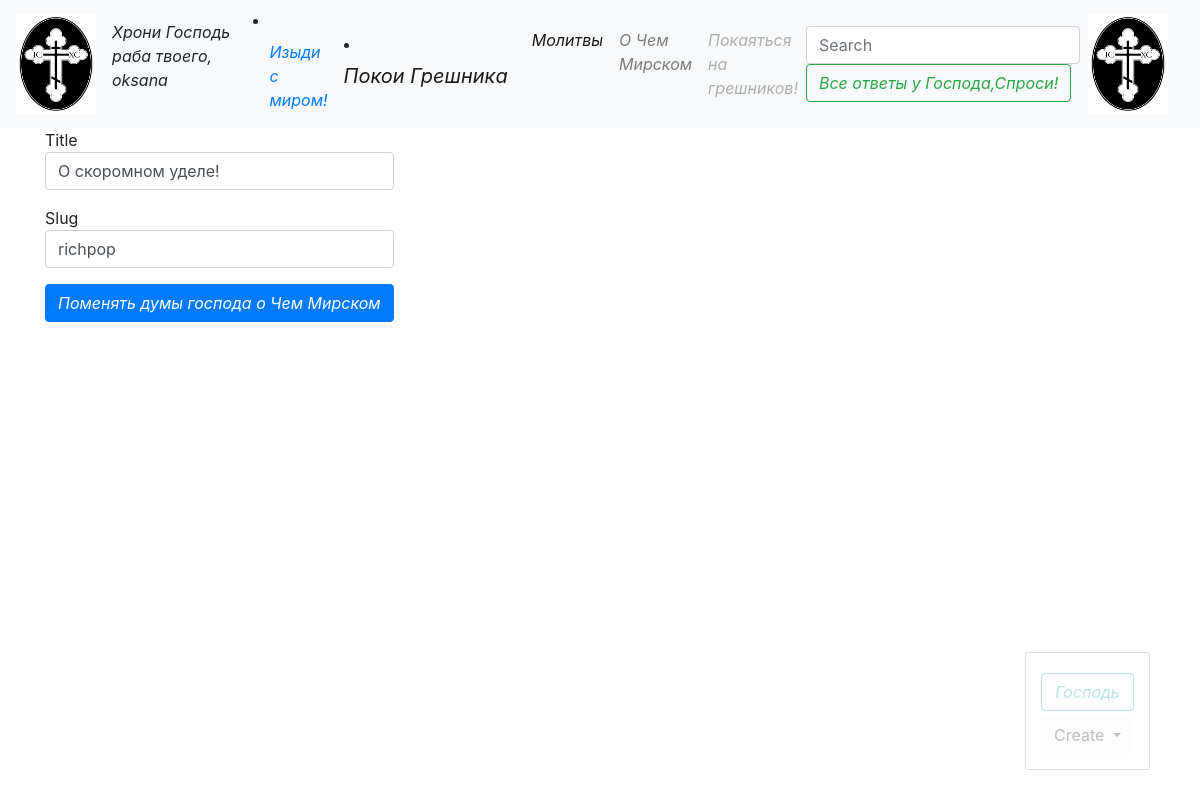
/blog/tag/richpop/update/ (signed in), run on the app's committed database.
### profil/models.py (models this page shows)
class AdvUser(AbstractUser):
    is_activated = models.BooleanField(default=True, db_index=True,
                                       verbose_name='Прошёл активацию?')
    send_messages = models.BooleanField(default=True, verbose_name='Послать оповещения о новых комментариях?')
    class Meta(AbstractUser.Meta):
        pass

### blog/models.py (models this page shows, shortened)
class Tag(models.Model):
    title = models.CharField(max_length=50)
    slug = models.SlugField(max_length=50, unique=True)
    def get_update_url(self):
        return reverse('tag_update_url',kwargs={'slug':self.slug})
    class Meta:
        ordering = ['title']

### blog/views.py (the view)
# urls.py: path('tag/<str:slug>/update/', TagUpdate.as_view(), name='tag_update_url'),
class TagUpdate(LoginRequiredMixin,ObjectUpdateMixin,View):
    model=Tag
    model_form=TagForm
    template= 'blog/tag_update_form.html'
    raise_exception = True

### blog/forms.py (shortened to what this page needs)
class TagForm(forms.ModelForm):
    class Meta:
        model = Tag
        fields = ['title','slug']
        widgets = {
            'title': forms.TextInput(attrs={'class': 'form-control'}),
            'slug': forms.TextInput(attrs={'class': 'form-control'}),
        }

### blog/utils.py (called while the page is built)
    def get(self,request,slug):
        obj=self.model.objects.get(slug__iexact=slug)
        bound_form= self.model_form(instance=obj)
        return render(request,self.template,context={'form':bound_form,self.model.__name__.lower():obj})

### blog/templates/blog/tag_update_form.html (shortened to what this page needs)
{% extends 'blog/base.html' %}
{% block content %}
    <form action="{{ tag.get_update_url }}" method="post">
        {% for field in form %}
            <div class="form-group">
                {{ field.label }}
                {{ field }}
            </div>
        {% endfor %}
        <button style="font-style:italic" type="submit" class="btn btn-primary">Поменять думы господа о Чем Мирском</button>
    </form>
{% endblock %}

### templates/base.html (shortened to what this page needs)
{% load bootstrap4 %}
{% load static %}
<!DOCTYPE html>
<html lang="en">
<head>
    <link rel="stylesheet" href="https://stackpath.bootstrapcdn.com/bootstrap/4.4.1/css/bootstrap.min.css">
    <link rel="stylesheet" href="{% static 'styles.css' %}">
</head>
<body>
<nav class="navbar navbar-expand-lg navbar-light bg-light">
    <a href="{% url 'headlist_url'%}" class="navbar-brand">
        <img style="float: left" width="80px" height="100px" src="{% static 'imag/k.gif' %}" alt="logo" class="logo">
    </a>
        {% if user.is_authenticated %}
            <p style="font-style:italic" >Хрони Господь раба твоего, {{ user }}</p>
            <li  class="nav-item active">
                <a style="font-style:italic" class="nav-link" href="{% url 'logout' %}">Изыди с миром! </a>
            </li>
            <li  class="nav-item active">
                <a style="font-style:italic" class="navbar-brand " href="{% url 'profile' %}">Покои Грешника </a>
            </li>
        {% else %}
            <a style="font-style:italic" class="nav-link" href="{% url 'login' %}">Подойди</a>
            <a style="font-style:italic" class="navbar-brand" href="{% url 'register' %}">Причаститься</a>
        {% endif %}
    <div class="collapse navbar-collapse" id="navbarSupportedContent">
        <ul class="navbar-nav mr-auto">
            <li  class="nav-item active">
                <a  style="font-style:italic; " class="nav-link" href="{% url 'posts_list_url'%}">Молитвы</a>
            </li>
            <li class="nav-item">
                <a style="font-style:italic" class="nav-link" href="{% url 'tags_list_url'%}">О Чем Мирском</a>
            </li>
            <li class="nav-item">
                <a style="font-style:italic" class="nav-link disabled" href="#">Покаяться на грешников!</a>
            </li>
        </ul>
        <form class="form-inline my-2 my-lg-0" action="{% url 'posts_list_url' %}">
            <input class="form-control mr-sm-2" type="search" placeholder="Search" aria-label="Search" name="search">
            <button style="font-style:italic" class="btn btn-outline-success my-2 my-sm-0" type="submit">Все ответы у Господа,Спроси!</button>
        </form>
        <a href="{% url 'headlist_url'%}" class="navbar-brand">
            <img style="float: left" width="80px" height="100px" src="{% static 'imag/k.gif' %}" alt="logo" class="logo">
        </a>
    </div>
</nav>
<div class="container offset-mt-auto">
    <div class="row">
        <div class ="col-auto offset-md-auto">
            {% block content %}{% endblock %}
        </div>
    </div>
</div>
{% if request.user.is_authenticated%}
    <div class="admin-panel align-items-center">
        <a style="font-style:italic" href="/admin" class="btn btn-outline-info"> Господь</a>
        {% block admin-panel %}
        {% endblock %}
    </div>
{% endif %}
</body>
</html>

### static/css/styles.css (style rules this page uses)
.admin-panel { border: 1px solid #999; border-radius: 2px; position: fixed; right: 50px; bottom: 30px; opacity: 0.3; padding: 15px; }
.admin-panel a { display: block; margin: 5px 0; }

### data on the page
AdvUser: username "oksana"
Tag: form "О скоромном уделе!" "richpop"

### other printed values
{{ field.label }} "Title" "Slug"
